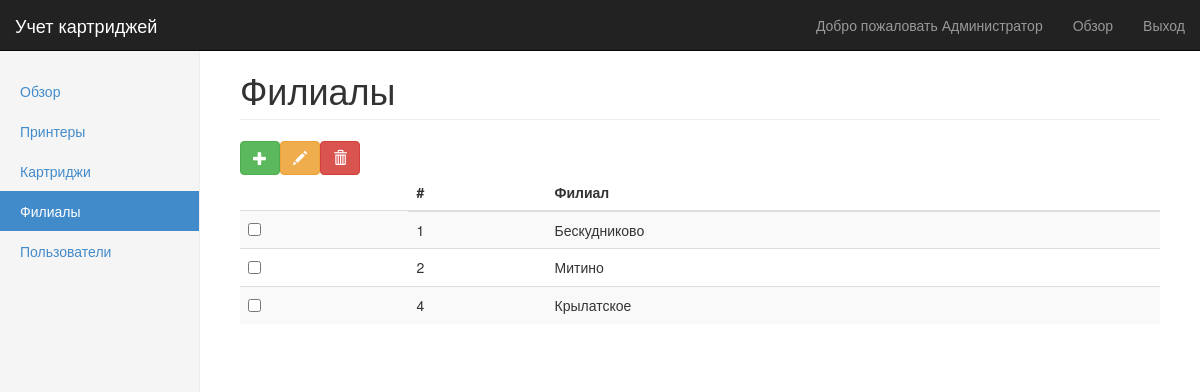
The page /dashboard/points/index.php (signed in) on the database its author committed.
### tables this page shows
CREATE TABLE `points` (
  `id` int(11) NOT NULL,
  `point_name` varchar(255) NOT NULL,
  `view` tinyint(1) NOT NULL
);

### class/point_view.php (the view, shortened to what this page needs)
<?php
class pointView {
	function __construct(){
		$query = mysql_query("SELECT * FROM points WHERE view=1");
		while ($row = mysql_fetch_array($query)) {
			echo "<td><input type=\"checkbox\" name=\"point\" value=\"".$row['id']."\"></td>";
			echo "<td>".$row['id']."</td>";
			echo "<td>".$row['point_name']."</td>";
		}
	}
}
?>

### rows shown on the page
points: id "1", point_name "Бескудниково"
points: id "2", point_name "Митино"
points: id "4", point_name "Крылатское"

### other values the page prints
$_SESSION['f_name'] "Администратор"
